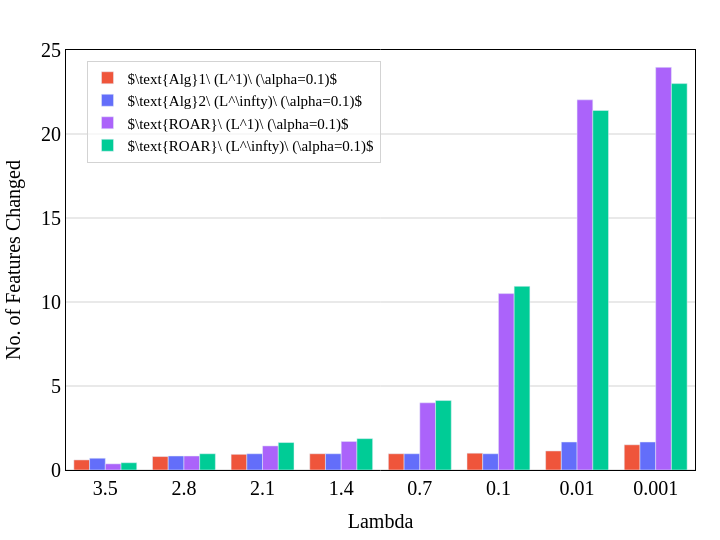

Write notebook code for a chart like this one.
### Code cell
fig = go.Figure()
font_family = 'Times New Roman'
font_color = 'black'
font_size = 20
# width, height = 720, 540
width, height = 720, 540

for algo in params['algorithms']:
    df_sub = df_results_mean_histo[df_results_mean_histo["algorithm"] == algo]
    fig.add_trace(
        go.Bar(
            x=df_sub["lambda_str"],
            y=df_sub["diff_count"],
            name=algorithm_latex_map[algo],
            marker=dict(color=custom_colors[algo])
        )
    )

fig.update_layout(plot_bgcolor="white",
                  paper_bgcolor="white",)
                #   xaxis=dict(title="Lambda",
                #              showgrid=True,
                #              mirror=True,
                #              gridcolor="black",),
                #     yaxis=dict(title="sum of diff_count",
                #                showgrid=True,
                #                gridcolor="black",
                #                mirror=True))
fig.update_xaxes(
        title=dict(
            text='Lambda',
            font=dict(
                family=font_family,
                color=font_color,
                size=font_size
            )
            ), 
        showline=True, 
        mirror=True,
        showgrid=False,
        linecolor='black', 
        gridcolor='lightgrey', 
        zerolinewidth=1,
        zerolinecolor='lightgrey',
        )

fig.update_yaxes(
        title=dict(
            text='No. of Features Changed',
            font=dict(
                family=font_family,
                color=font_color,
                size=font_size
            ), 
            ), 
        showline=True, 
        mirror=True,
        linecolor='black', 
        gridcolor='lightgrey',
        zerolinewidth=1,
        zerolinecolor='lightgrey',
        )

fig.update_layout(
        width=width,
        height=height,
        plot_bgcolor='white',
        paper_bgcolor='white',
        margin=dict(t=50,b=25,l=25,r=25),
        # title =dict(
        #     text=f"{params['data'].capitalize()} | {params['base_model'].upper()} | WC ({params['adv_method']}) Adversary", 
        #     x= 0.5, 
        #     font=dict(family=font_family, size=20)
        #     ),
        legend=dict(
            # x=0.975,
            x=0.5, 
            y=0.975, 
            orientation='v',
            xanchor='right',
            font=dict(
                family=font_family,
                color=font_color,
                size=15
                ), 
            bgcolor='rgba(255, 255, 255, 0.7)',
            bordercolor='lightgrey',
            borderwidth=1,
            entrywidth=100.5,
            ),
        xaxis=dict(
            tickfont=dict(
                family=font_family,
                color=font_color,
                size=20,
            ),
            # range=[0,25]
            
        ),
        yaxis=dict(
            tickfont=dict(
                family=font_family,
                color=font_color,
                size=20
            ),
            range=[0,25]
        )
    )

### Figure 1 — Plotly figure (JSON) as saved in the notebook; plotly's stock layout.template omitted (floating-point values rounded to 4 significant figures)
{"data": [{"marker": {"color": "#EF553B"}, "name": "$\\text{Alg}1\\ (L^1)\\ (\\alpha=0.1)$", "type": "bar", "x": ["3.5", "2.8", "2.1", "1.4", "0.7", "0.1", "0.01", "0.001"], "y": [0.6, 0.8, 0.9333, 0.9667, 0.9667, 1.0, 1.133, 1.5]}, {"marker": {"color": "#636EFA"}, "name": "$\\text{Alg}2\\ (L^\\infty)\\ (\\alpha=0.1)$", "type": "bar", "x": ["3.5", "2.8", "2.1", "1.4", "0.7", "0.1", "0.01", "0.001"], "y": [0.7, 0.8333, 0.9667, 0.9667, 0.9667, 0.9667, 1.667, 1.667]}, {"marker": {"color": "#AB63FA"}, "name": "$\\text{ROAR}\\ (L^1)\\ (\\alpha=0.1)$", "type": "bar", "x": ["3.5", "2.8", "2.1", "1.4", "0.7", "0.1", "0.01", "0.001"], "y": [0.3667, 0.8333, 1.433, 1.7, 4.0, 10.5, 22.03, 23.97]}, {"marker": {"color": "#00CC96"}, "name": "$\\text{ROAR}\\ (L^\\infty)\\ (\\alpha=0.1)$", "type": "bar", "x": ["3.5", "2.8", "2.1", "1.4", "0.7", "0.1", "0.01", "0.001"], "y": [0.4333, 0.9667, 1.633, 1.867, 4.133, 10.93, 21.4, 23.0]}], "layout": {"height": 540, "legend": {"bgcolor": "rgba(255, 255, 255, 0.7)", "bordercolor": "lightgrey", "borderwidth": 1, "entrywidth": 100.5, "font": {"color": "black", "family": "Times New Roman", "size": 15}, "orientation": "v", "x": 0.5, "xanchor": "right", "y": 0.975}, "margin": {"b": 25, "l": 25, "r": 25, "t": 50}, "paper_bgcolor": "white", "plot_bgcolor": "white", "width": 720, "xaxis": {"gridcolor": "lightgrey", "linecolor": "black", "mirror": true, "showgrid": false, "showline": true, "tickfont": {"color": "black", "family": "Times New Roman", "size": 20}, "title": {"font": {"color": "black", "family": "Times New Roman", "size": 20}, "text": "Lambda"}, "zerolinecolor": "lightgrey", "zerolinewidth": 1}, "yaxis": {"gridcolor": "lightgrey", "linecolor": "black", "mirror": true, "range": [0, 25], "showline": true, "tickfont": {"color": "black", "family": "Times New Roman", "size": 20}, "title": {"font": {"color": "black", "family": "Times New Roman", "size": 20}, "text": "No. of Features Changed"}, "zerolinecolor": "lightgrey", "zerolinewidth": 1}}}
